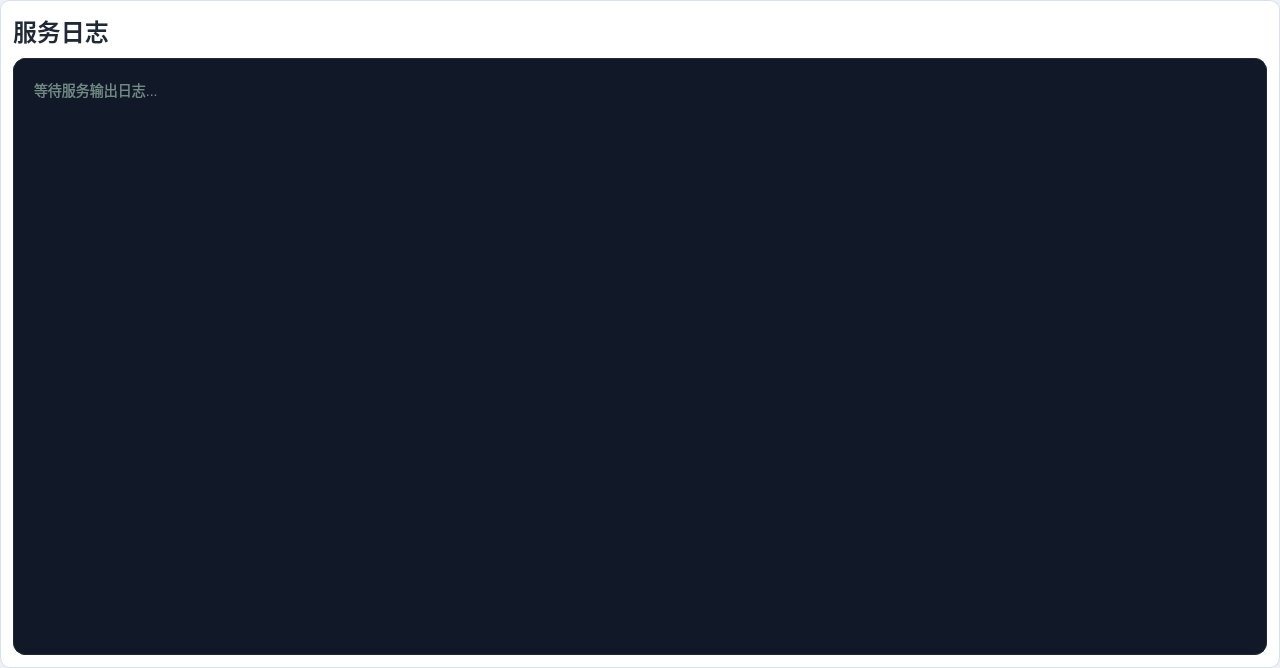
<?xml version="1.0" encoding="UTF-8"?>
<ui version="4.0">
 <class>LogPage</class>
 <widget class="QWidget" name="LogPage">
  <property name="geometry">
   <rect>
    <x>0</x>
    <y>0</y>
    <width>1280</width>
    <height>668</height>
   </rect>
  </property>
  <property name="windowTitle">
   <string>服务日志</string>
  </property>
  <property name="styleSheet">
   <string notr="true">
    #LogPage {
      background-color: #EEF2F7;
    }
    #contentFrame {
      background-color: #FFFFFF;
      border: 1px solid #D8E0EA;
      border-radius: 10px;
    }
    #pageTitle {
      color: #1F2937;
      font-size: 24px;
      font-weight: bold;
    }
    #pageSubtitle {
      color: #667085;
      font-size: 13px;
    }
    #sectionLabel {
      color: #344054;
      font-size: 14px;
      font-weight: bold;
    }
    #sectionHint {
      color: #98A2B3;
      font-size: 12px;
    }
    QPlainTextEdit#logDisplay {
      background-color: #111827;
      color: #D1FAE5;
      border: 1px solid #1F2937;
      border-radius: 12px;
      padding: 16px;
      font-family: 'Consolas', 'Courier New', monospace;
      font-size: 14px;
      selection-background-color: #2563EB;
      selection-color: #FFFFFF;
    }
    QPlainTextEdit#logDisplay QScrollBar:vertical {
      background-color: #1F2937;
      width: 10px;
      margin: 2px 0px 2px 0px;
    }
    QPlainTextEdit#logDisplay QScrollBar::handle:vertical {
      background-color: #4B5563;
      border-radius: 5px;
    }
    QPlainTextEdit#logDisplay QScrollBar::handle:vertical:hover {
      background-color: #6B7280;
    }
   </string>
  </property>
  <layout class="QVBoxLayout" name="verticalLayout">
   <property name="spacing">
    <number>0</number>
   </property>
   <property name="leftMargin">
    <number>0</number>
   </property>
   <property name="topMargin">
    <number>0</number>
   </property>
   <property name="rightMargin">
    <number>0</number>
   </property>
   <property name="bottomMargin">
    <number>0</number>
   </property>
   <item>
    <widget class="QFrame" name="contentFrame">
     <property name="sizePolicy">
      <sizepolicy hsizetype="Expanding" vsizetype="Expanding">
       <horstretch>0</horstretch>
       <verstretch>0</verstretch>
      </sizepolicy>
     </property>
     <property name="frameShape">
      <enum>QFrame::NoFrame</enum>
     </property>
     <property name="frameShadow">
      <enum>QFrame::Plain</enum>
     </property>
     <layout class="QVBoxLayout" name="contentLayout">
      <property name="spacing">
       <number>10</number>
      </property>
      <property name="leftMargin">
       <number>12</number>
      </property>
      <property name="topMargin">
       <number>12</number>
      </property>
      <property name="rightMargin">
       <number>12</number>
      </property>
      <property name="bottomMargin">
       <number>12</number>
      </property>
      <item>
       <widget class="QLabel" name="pageTitle">
        <property name="text">
         <string>服务日志</string>
        </property>
       </widget>
      </item>
      <item>
       <widget class="QPlainTextEdit" name="logDisplay">
        <property name="sizePolicy">
         <sizepolicy hsizetype="Expanding" vsizetype="Expanding">
          <horstretch>0</horstretch>
          <verstretch>0</verstretch>
         </sizepolicy>
        </property>
        <property name="focusPolicy">
         <enum>Qt::ClickFocus</enum>
        </property>
        <property name="verticalScrollBarPolicy">
         <enum>Qt::ScrollBarAsNeeded</enum>
        </property>
        <property name="horizontalScrollBarPolicy">
         <enum>Qt::ScrollBarAlwaysOff</enum>
        </property>
        <property name="tabChangesFocus">
         <bool>false</bool>
        </property>
        <property name="undoRedoEnabled">
         <bool>false</bool>
        </property>
        <property name="lineWrapMode">
         <enum>QPlainTextEdit::WidgetWidth</enum>
        </property>
        <property name="readOnly">
         <bool>true</bool>
        </property>
        <property name="textInteractionFlags">
         <set>Qt::TextSelectableByKeyboard|Qt::TextSelectableByMouse</set>
        </property>
        <property name="maximumBlockCount">
         <number>5000</number>
        </property>
        <property name="placeholderText">
         <string>等待服务输出日志...</string>
        </property>
       </widget>
      </item>
     </layout>
    </widget>
   </item>
  </layout>
 </widget>
 <resources/>
 <connections/>
</ui>
